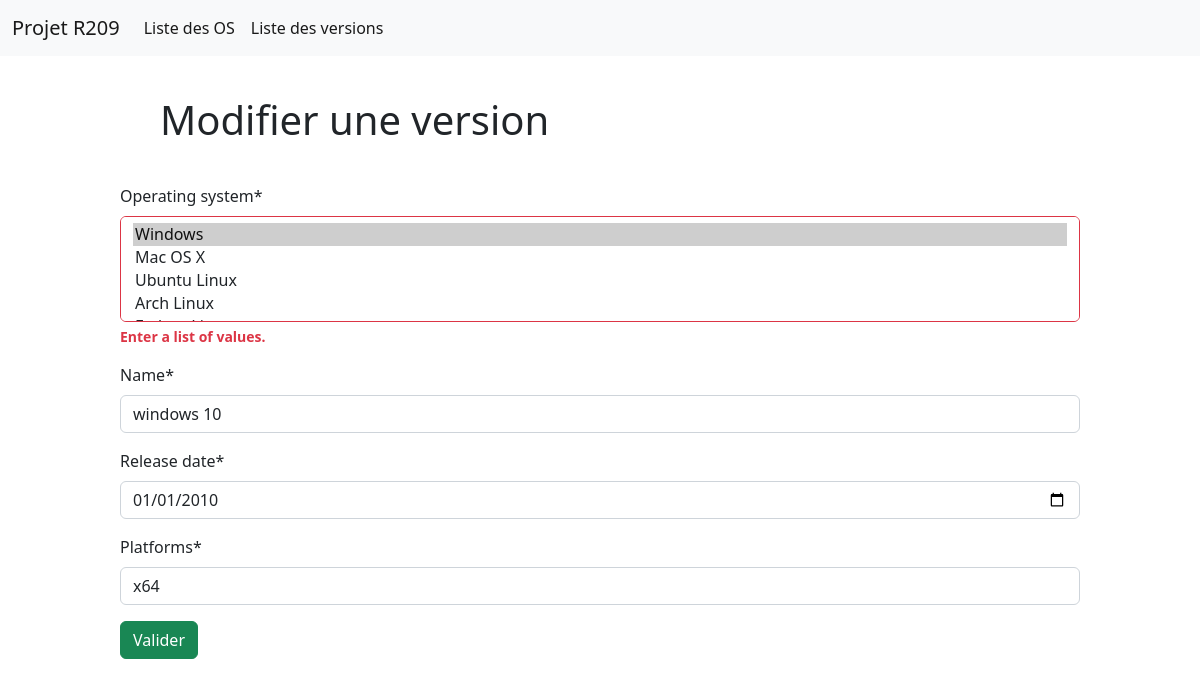
Page /ver/edit/14/ on the committed database.
### operatingsystem/models.py (models this page shows, shortened)
class versions(models.Model):
    operating_system = models.ForeignKey(operatingsystem, on_delete=models.CASCADE)
    name = models.CharField(max_length = 100)
    release_date = models.DateField(blank=True, null = True)
    platforms = models.CharField(max_length = 100, null = True)

### operatingsystem/views.py (the view)
# urls.py: path('ver/edit/<int:id>/', views.edit_ver),
def edit_ver(request, id):
    ver = models.versions.objects.get(pk=id)
    verform = VersionForm(model_to_dict(ver))
    if request.method == "POST":
        form = VersionForm(request)
        if form.is_valid():
            __saveverform(verform)
            return render(request,"ver/details.html",{"version" : ver})
        else:
            return render(request,"ver/add.html",{"form": form})
    else:
        return render(request, "ver/edit.html", {"form": verform,"id":id})

### operatingsystem/forms.py
class VersionForm(Form):
    operating_system = MultipleChoiceField(choices=[(c.id,c.name) for c in models.operatingsystem.objects.all()])
    name = CharField(max_length = 100)
    release_date = DateField(widget=NumberInput(attrs={'type': 'date','id':'datepick'}))
    platforms = CharField(max_length = 100)

### operatingsystem/templates/ver/edit.html (shortened to what this page needs)
{% extends "template.html" %}
{% load crispy_forms_tags %}
{% block h1 %}Modifier une version{% endblock h1 %}
{% block content %}
<form method="post" action="/ver/save_edit/{{id}}/">
    {{ form|crispy }}
    <input type="submit" class="btn btn-success" value="Valider"\>
</form>
{% endblock content %}

### operatingsystem/static/operatingsystem/index.css (style rules this page uses)
html { scroll-behavior: smooth; }

### rows in the picture
versions: operating_system "Windows ☑ / Mac OS X / Ubuntu Linux / Arch Linux", name "windows 10", release_date "01/01/2010", platforms "x64"
